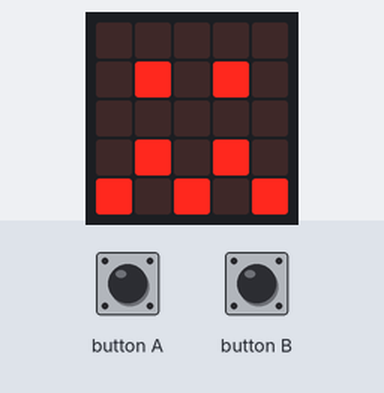
A program run on a simulated BBC micro:bit running MicroPython. Shown: the board's 5×5 LED display. Inputs (shaded band) come from the test bench.

Above: at 2.8 s.
2.9 s: button B pressed for 0.15 s
At 3.3 s:
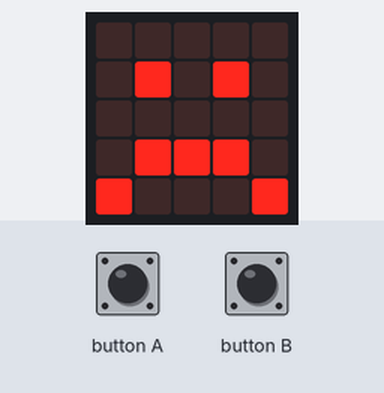
4.5 s: button A pressed for 1 s
At 5.8 s:
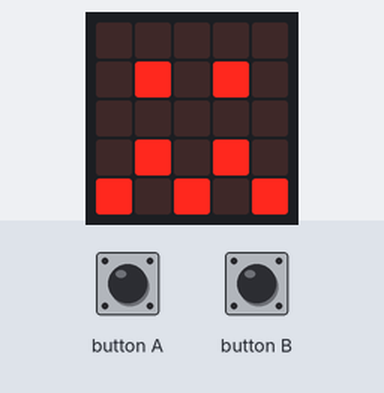
7.0 s: button A pressed for 3.2 s
At 8.4 s:
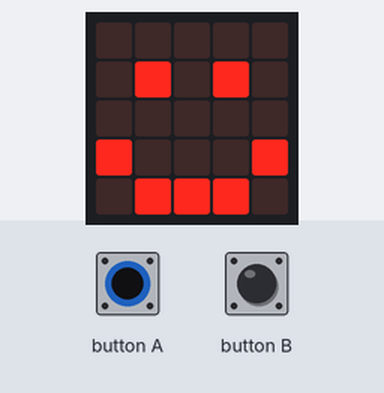
Timing chart, 0 to 10.0 s (numbered marks = the images above; inputs shaded):
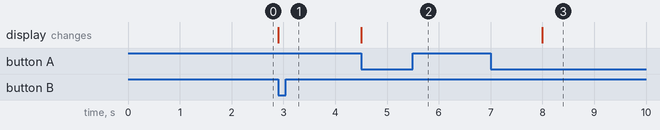

Measured:
- after the input at 2.9 s, the display: changes at once (image 1)
- after the input at 4.5 s, the display: changes at once (image 2)
- after the input at 7.0 s, the display: changes after 1.0 s (image 3)

The program:

buzzer.py
```python
from microbit import *
display.show(Image.CONFUSED)
while True :
    if button_a.is_pressed() and not button_b.is_pressed():
        display.show(Image.HAPPY)
        sleep(1000)
    elif button_b.is_pressed() and not button_a.is_pressed():
        display.show(Image.SAD)
        sleep(1000)
    elif button_b.is_pressed and button_a.is_pressed() :
        display.show(Image.CONFUSED)
        sleep(1000)
```
